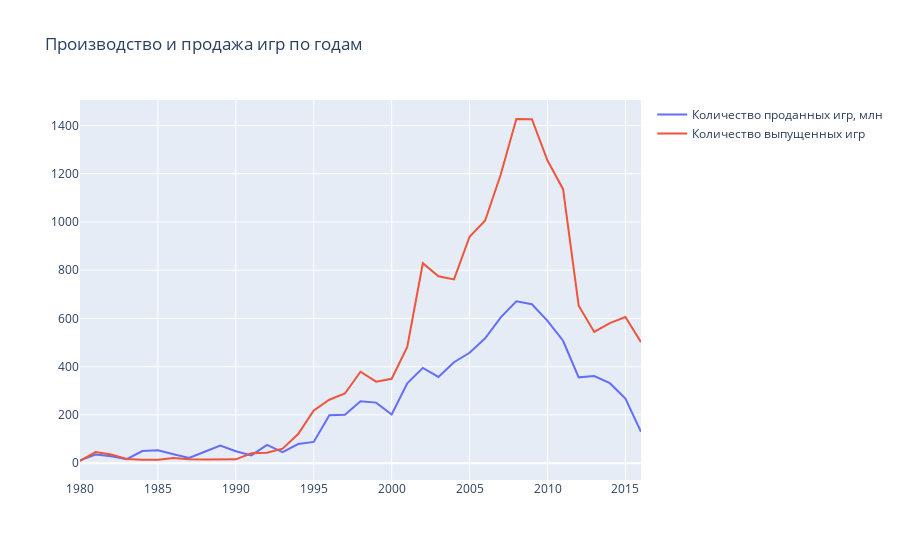

The notebook cell this image was saved under:
### Code cell
number_of_sales = df.groupby('year_of_release')[['world_sales']].sum()
number_of_release = df.groupby('year_of_release')[['name']].count()
df1 = number_of_sales.join(number_of_release)
df1.columns = ['world_sales', 'number_of_games']
trace0 = go.Scatter(
    x=df1.index,
    y=df1.world_sales,
    name='Количество проданных игр, млн'
)

trace1 = go.Scatter(
    x=df1.index,
    y=df1.number_of_games,
    name='Количество выпущенных игр'
)

data = [trace0, trace1]
layout = {'title': 'Производство и продажа игр по годам'}

fig = go.Figure(data=data, layout=layout)
#fig.show()
iplot(fig, show_link=False)

### Figure 1 — Plotly figure (JSON) as saved in the notebook; plotly's stock layout.template omitted (floating-point values rounded to 4 significant figures)
{"data": [{"name": "Количество проданных игр, млн", "type": "scatter", "x": [1980, 1981, 1982, 1983, 1984, 1985, 1986, 1987, 1988, 1989, 1990, 1991, 1992, 1993, 1994, 1995, 1996, 1997, 1998, 1999, 2000, 2001, 2002, 2003, 2004, 2005, 2006, 2007, 2008, 2009, 2010, 2011, 2012, 2013, 2014, 2015, 2016], "y": [11.38, 35.68, 28.88, 16.8, 50.35, 53.95, 37.08, 21.7, 47.21, 73.45, 49.37, 32.23, 76.16, 45.99, 79.23, 88.12, 199.2, 201.1, 256.3, 251.1, 201.7, 331.5, 395.0, 357.5, 418.7, 457.8, 517.7, 604.8, 671.5, 658.8, 590.1, 507.6, 355.8, 361.2, 331.5, 268.0, 129.9]}, {"name": "Количество выпущенных игр", "type": "scatter", "x": [1980, 1981, 1982, 1983, 1984, 1985, 1986, 1987, 1988, 1989, 1990, 1991, 1992, 1993, 1994, 1995, 1996, 1997, 1998, 1999, 2000, 2001, 2002, 2003, 2004, 2005, 2006, 2007, 2008, 2009, 2010, 2011, 2012, 2013, 2014, 2015, 2016], "y": [9, 46, 36, 17, 14, 14, 21, 16, 15, 17, 16, 41, 43, 60, 121, 219, 263, 289, 379, 338, 350, 482, 829, 775, 762, 939, 1006, 1197, 1427, 1426, 1255, 1136, 653, 544, 581, 606, 502]}], "layout": {"title": {"text": "Производство и продажа игр по годам"}}}
